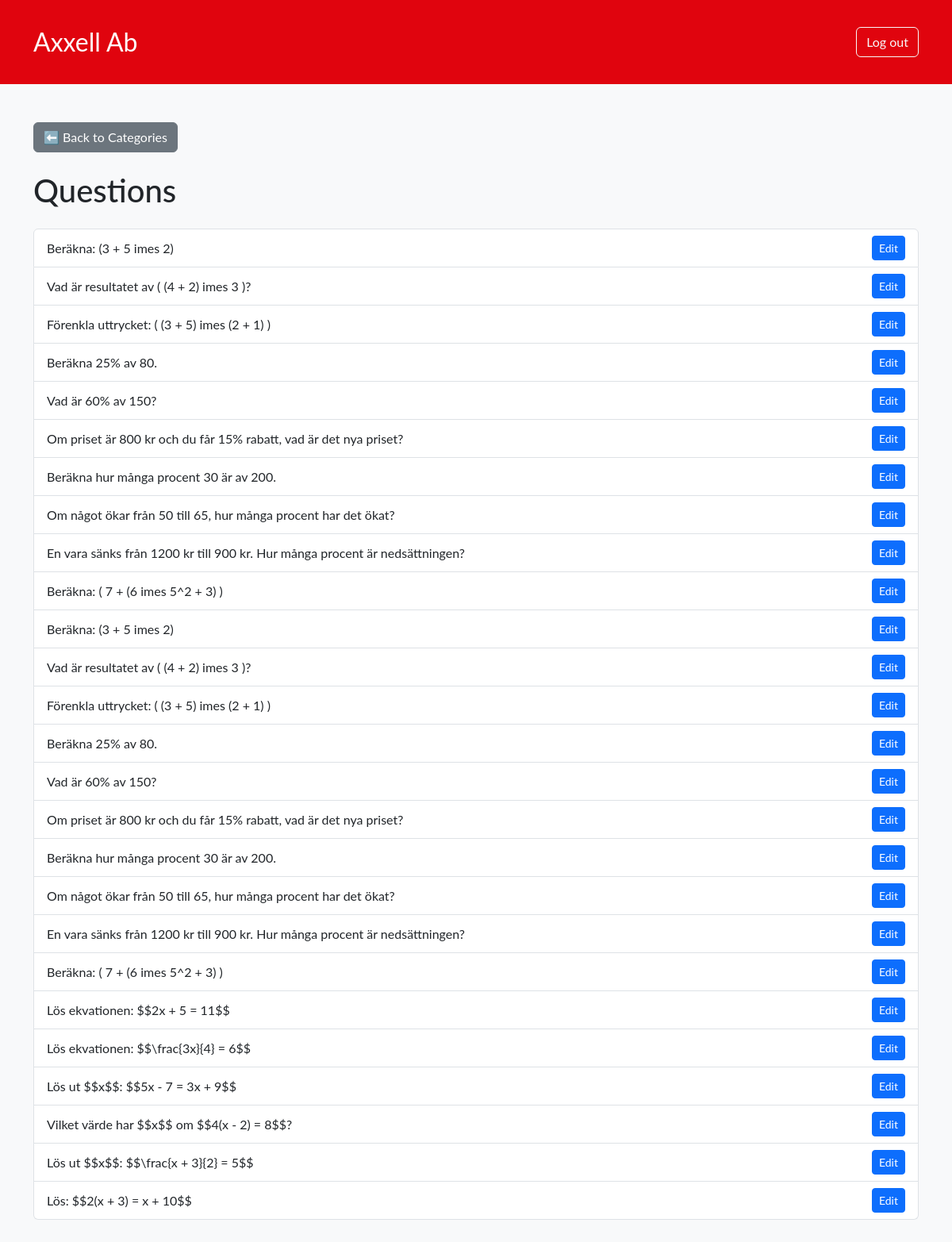
Screenshot of /assignments.php?course_id=1&category_id=1 (signed in) with the database file from the repository.
### tables this page shows
CREATE TABLE `questions` (
  `qu_id` int(11) NOT NULL,
  `ca_id` int(11) NOT NULL,
  `qt_id` int(11) NOT NULL,
  `text` text NOT NULL,
  `answer` varchar(255) NOT NULL,
  `image_url` varchar(255) DEFAULT NULL,
  `total_points` int(11) DEFAULT 0,
  `created_at` datetime DEFAULT current_timestamp(),
  `is_active` tinyint(1) DEFAULT 1,
  `teacher_fk` int(11) DEFAULT NULL,
  `co_id` int(11) DEFAULT NULL,
  `difficulty` int(11) NOT NULL
);

### assignments.php (the view, shortened to what this page needs)
<?php
require_once "include/header.php";
$courseId = isset($_GET['course_id']) ? (int)$_GET['course_id'] : null;
$categoryId = isset($_GET['category_id']) ? (int)$_GET['category_id'] : null;
?>
<!DOCTYPE html>
<html lang="en">
<head>
</head>
<body class="bg-light">
<div class="container py-5">
    <?php
    if (!$courseId && !$categoryId):
        $courses = $pdo->query("SELECT * FROM matteprovgenerator.courses")->fetchAll(PDO::FETCH_ASSOC);
    ?>
        <h1 class="mb-4">Select a Course</h1>
        <div class="row">
            <?php foreach ($courses as $course): ?>
                <div class="col-md-4 mb-4">
                    <div class="card h-100 shadow-sm" onclick="location.href='?course_id=<?= $course['co_id'] ?>'" style="cursor:pointer;">
                        <div class="card-body">
                            <h5 class="card-title"><?= htmlspecialchars($course['co_name']) ?></h5>
                            <p class="card-text"><?= htmlspecialchars($course['description']) ?></p>
                        </div>
                    </div>
                </div>
            <?php endforeach; ?>
        </div>
    <?php
    elseif ($courseId && $categoryId):
        $stmt = $pdo->prepare("SELECT * FROM matteprovgenerator.questions WHERE ca_id = ?");
        $stmt->execute([$categoryId]);
        $questions = $stmt->fetchAll(PDO::FETCH_ASSOC);
    ?>
        <a href="assignments.php?course_id=<?= $courseId ?>" class="btn btn-secondary mb-4">⬅️ Back to Categories</a>
        <h1 class="mb-4">Questions</h1>
        <ul class="list-group">
            <?php foreach ($questions as $question): ?>
                <li class="list-group-item d-flex justify-content-between align-items-center">
                    <?= htmlspecialchars($question['text']) ?>
                    <a href="edit-question.php?id=<?= $question['qu_id'] ?>" class="btn btn-primary btn-sm">Edit</a>
                </li>
            <?php endforeach; ?>
        </ul>
    <?php endif; ?>
</div>
</body>
</html>

### style.css (style rules this page uses)
body { margin: 0; padding: 0; font-family: 'Lato', sans-serif; background-color: #f4f4f4; }

### rows the page displays
questions: text "Beräkna: (3 + 5 imes 2)"
questions: text "Vad är resultatet av ( (4 + 2) imes 3 )?"
questions: text "Förenkla uttrycket: ( (3 + 5) imes (2 + 1) )"
questions: text "Beräkna 25% av 80."
questions: text "Vad är 60% av 150?"
questions: text "Om priset är 800 kr och du får 15% rabatt, vad är det nya priset?"
questions: text "Beräkna hur många procent 30 är av 200."
questions: text "Om något ökar från 50 till 65, hur många procent har det ökat?"
questions: text "En vara sänks från 1200 kr till 900 kr. Hur många procent är nedsättningen?"
questions: text "Beräkna: ( 7 + (6 imes 5^2 + 3) )"
questions: text "Beräkna: (3 + 5 imes 2)"
questions: text "Vad är resultatet av ( (4 + 2) imes 3 )?"
questions: text "Förenkla uttrycket: ( (3 + 5) imes (2 + 1) )"
questions: text "Beräkna 25% av 80."
questions: text "Vad är 60% av 150?"
questions: text "Om priset är 800 kr och du får 15% rabatt, vad är det nya priset?"
questions: text "Beräkna hur många procent 30 är av 200."
questions: text "Om något ökar från 50 till 65, hur många procent har det ökat?"
questions: text "En vara sänks från 1200 kr till 900 kr. Hur många procent är nedsättningen?"
questions: text "Beräkna: ( 7 + (6 imes 5^2 + 3) )"
questions: text "Lös ekvationen: $$2x + 5 = 11$$"
questions: text "Lös ekvationen: $$\\frac{3x}{4} = 6$$"
questions: text "Lös ut $$x$$: $$5x - 7 = 3x + 9$$"
questions: text "Vilket värde har $$x$$ om $$4(x - 2) = 8$$?"
questions: text "Lös ut $$x$$: $$\\frac{x + 3}{2} = 5$$"
questions: text "Lös: $$2(x + 3) = x + 10$$"
